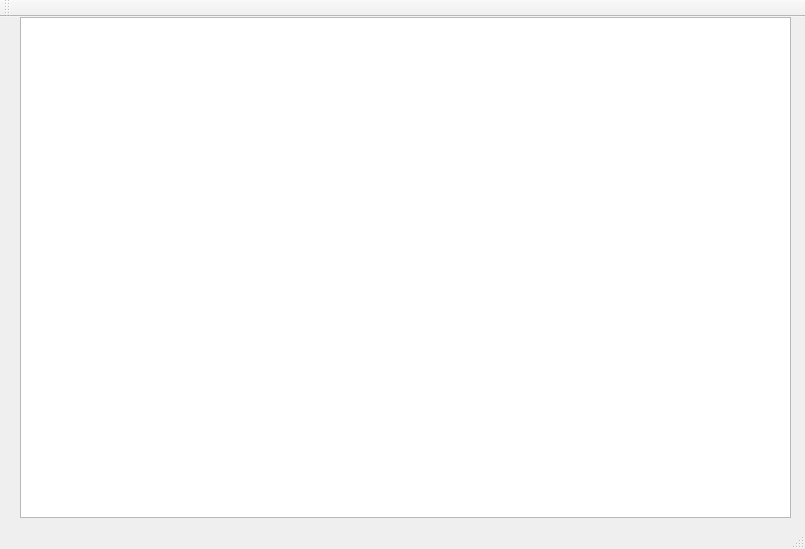
<?xml version="1.0" encoding="UTF-8"?>
<ui version="4.0">
 <class>MainWindow</class>
 <widget class="QMainWindow" name="MainWindow">
  <property name="geometry">
   <rect>
    <x>0</x>
    <y>0</y>
    <width>805</width>
    <height>549</height>
   </rect>
  </property>
  <property name="windowTitle">
   <string>MainWindow</string>
  </property>
  <widget class="QWidget" name="centralWidget">
   <widget class="QGraphicsView" name="graphicsView">
    <property name="geometry">
     <rect>
      <x>20</x>
      <y>0</y>
      <width>771</width>
      <height>501</height>
     </rect>
    </property>
   </widget>
  </widget>
  <widget class="QMenuBar" name="menuBar">
   <property name="geometry">
    <rect>
     <x>0</x>
     <y>0</y>
     <width>805</width>
     <height>27</height>
    </rect>
   </property>
  </widget>
  <widget class="QToolBar" name="mainToolBar">
   <attribute name="toolBarArea">
    <enum>TopToolBarArea</enum>
   </attribute>
   <attribute name="toolBarBreak">
    <bool>false</bool>
   </attribute>
  </widget>
  <widget class="QStatusBar" name="statusBar"/>
 </widget>
 <layoutdefault spacing="6" margin="11"/>
 <resources/>
 <connections/>
</ui>
